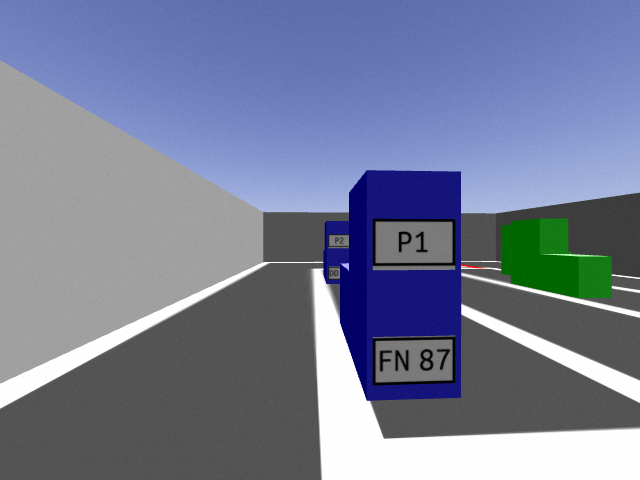
#> input picture node/image0.png, 640 x 480 px
$ python -i letter_isolator_beta.py   (imports and definitions only)   (older library calls are emulated)
#> lines starting #> are read from the running program, lines starting #| are printed output that depends on the picture; after the words box and inside, x2 and y2 are one past the last pixel; in counts of white or black regions, pixels touching at a corner belong together
#!/usr/bin/env python3

import cv2
import numpy as np


class LetterIsolatorBeta:
    """
    Given coloured image of the parking and license plates
    Returns the binarised isolated letters

    Resources:
    https://stackoverflow.com/questions/34981144/split-text-lines-in-scanned-document
    https://www.pyimagesearch.com/2015/08/10/checking-your-opencv-version-using-python/
    """

    def __init__(self, bin_thresh_plate=60, testing=False):
        """
        @param binarisation_threshold: threshold which distinguishes between
                                       white and black in binary image
        @param img_width: width that input image gets scaled to
        """
        self.bin_thresh_plate = bin_thresh_plate
        self.is_testing = testing

    # [44 lines left out: functions get_chars, binarise_plate, display_test, not called in this run]

    def get_chars_from_plate(self, img, expected_letters=2, thresh=200):
        """
        Returns an ordered list of letters imgs on plate (left to right)
        @param img - image from which letters are extracted
        @param expected_letters - number of expected letters
                                  (2 for parking, 4 for license plate)

        https://docs.opencv.org/3.4/da/d0c/tutorial_bounding_rects_circles.html
        """
        canny_out = cv2.Canny(img, thresh, 255)
        _, contours, _ = cv2.findContours(canny_out, cv2.RETR_TREE, cv2.CHAIN_APPROX_SIMPLE)

        contours_poly = [None]*len(contours)
        boundRect = [None]*len(contours)
        letter_rect = []
        width = img.shape[1]
        height = img.shape[0]

        # get all contours. Eliminate those which are the wrong size
        for i, c in enumerate(contours):
            contours_poly[i] = cv2.approxPolyDP(c, 3, True)
            boundRect[i] = cv2.boundingRect(contours_poly[i])
            if (width // 12 <= boundRect[i][2] <= width // 4
                    and height // 3 <= boundRect[i][3] <= 2 * height // 3):
                letter_rect.append(boundRect[i])

        list.sort(letter_rect, key=lambda rect: rect[0])

        # delete duplicates which are overlays of each other (take the larger area of the two)
        i = 1
        while i in range(1, len(letter_rect)):
            if (abs(letter_rect[i][0] - letter_rect[i - 1][0])
                    <= width // 12):
                if (letter_rect[i][2] * letter_rect[i][3] > letter_rect[i - 1][2] * letter_rect[i - 1][3]):
                    letter_rect[i - 1] = letter_rect[i]
                del letter_rect[i]
            else:
                i += 1

        # if self.is_testing:
        #     copy = img.copy()
        #     for i in range(len(letter_rect)):
        #         cv2.rectangle(img, (int(letter_rect[i][0]),
        #                             int(letter_rect[i][1])),
        #                            (int(letter_rect[i][0] + letter_rect[i][2]),
        #                             int(letter_rect[i][1] + letter_rect[i][3])),
        #                       (0), 2)
        #     for i in range(len(boundRect)):
        #         cv2.rectangle(copy, (int(boundRect[i][0]),
        #                             int(boundRect[i][1])),
        #                            (int(boundRect[i][0] + boundRect[i][2]),
        #                             int(boundRect[i][1] + boundRect[i][3])),
        #                       (0), 2)
        #     cv2.imshow("letter rect", img)
        #     cv2.imshow("bound rect", copy)
        #     print(boundRect)
        #     cv2.waitKey(2000)

        assert len(letter_rect) == expected_letters, \
            "letter_rect length: {}, {}".format(len(letter_rect), letter_rect)

        letters = [None] * len(letter_rect)
        for i, rect in enumerate(letter_rect):
            # print(rect)
            letters[i] = img[max(0, rect[1] - 2):min(img.shape[0] - 1, rect[1] + rect[3] + 2),
                             max(0, rect[0] - 2):min(img.shape[1] - 1, rect[0] + rect[2] + 2)]
        letters_new = [self._scale_and_blur(l) for l in letters]
        return letters_new

    # [37 lines left out: functions get_chars_from_plate_hardcode, _scale_and_blur, not called in this run]

>>> import cv2
>>> picture = cv2.imread('image0.png', cv2.IMREAD_GRAYSCALE)
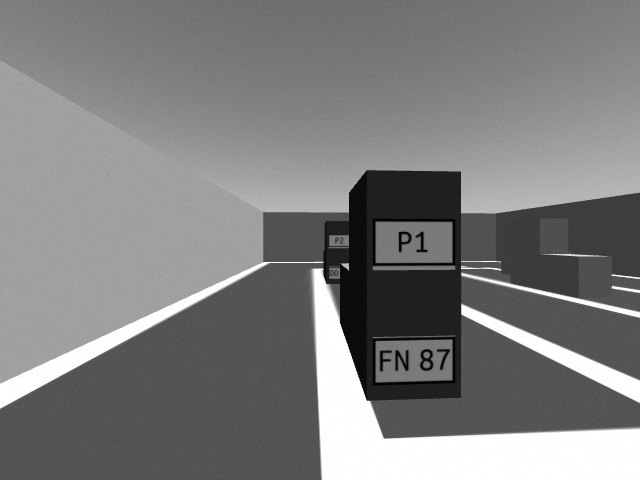
#> picture: shape (480, 640); min 0, max 255, mean 126.7
>>> result = LetterIsolatorBeta().get_chars_from_plate(picture)
#> in get_chars_from_plate, `canny_out = cv2.Canny(img, thresh, 255)`:
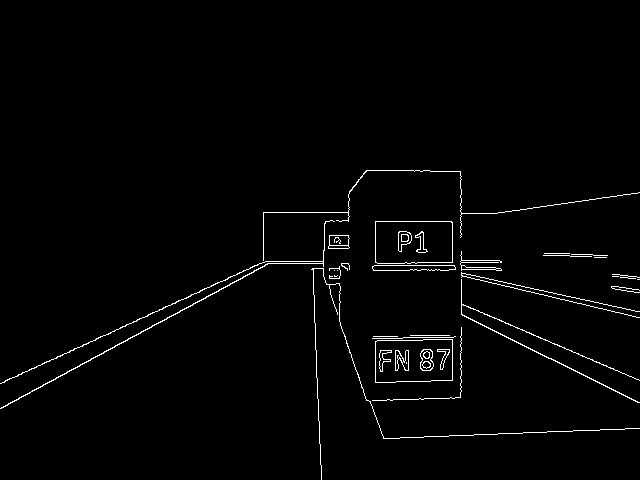
#> canny_out: shape (480, 640); 1.7% white in thin lines or dots, all inside (x1, y1, x2, y2) = (0, 170, 640, 480)
#> in get_chars_from_plate, `_, contours, _ = cv2.findContours(canny_out, cv2.RETR_TREE, cv2.CHAIN_..`: contours = 55 contours, 23 with area under 20; largest, box (x1, y1, x2, y2) and area: (375, 221, 453, 264) 3190, (375, 221, 453, 264) 3188, (375, 339, 453, 383) 3184, (375, 339, 453, 383) 3182, (372, 265, 456, 271) 386
#> in get_chars_from_plate, `contours_poly = [None]*len(contours)`: contours_poly = 55 items
#> the loop in get_chars_from_plate, `for i, c in enumerate(contours):` made 55 passes
#> c on passes 5, 18, 19, 22, 24, 28, 29, 35, 38: [[406, 362], [406, 363]], [[373, 336], [397, 336]], [[410, 335], [449, 335]], [[637, 279], [639, 279]], [[612, 276], [618, 276]], [[337, 270]], [[334, 270]], [[594, 257], [606, 257]], [[544, 253], [569, 253]]
#> after the loop in get_chars_from_plate, `for i, c in enumerate(contours):`: boundRect = 55 items, first 6: (375, 339, 78, 44), (375, 340, 78, 42), (395, 350, 14, 21), (402, 350, 6, 21), (406, 362, 1, 1), (396, 350, 8, 21); contours_poly = 55 contours, 25 with area under 20; largest, box (x1, y1, x2, y2) and area: (375, 339, 453, 383) 3157, (375, 221, 453, 263) 3136, (375, 340, 453, 382) 3057, (375, 221, 453, 264) 3040, (461, 272, 640, 318) 445; letter_rect = []
#> after the loop in get_chars_from_plate, `while i in range(1, len(letter_rect)):`: i = 1
#> (the run stopped early here; a loop or call above may not have finished)
